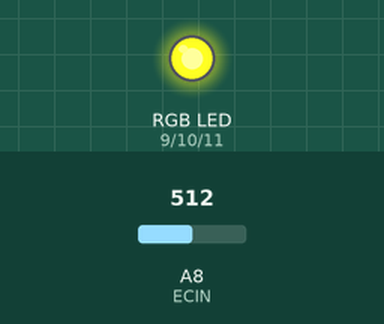
The sketch below on a simulated Arduino Mega 2560, built with avr-gcc and run on an emulated ATmega2560. On the bench: an RGB LED mixed from three pins (HIGH = lit). The test bench sets the inputs (shaded band); at power-on: A8 (ECIN) = 512. EEPROM starts erased; pins used as bus, display or sensor lines are not drawn.

Above: at 0.19 s.
At 1.2 s:
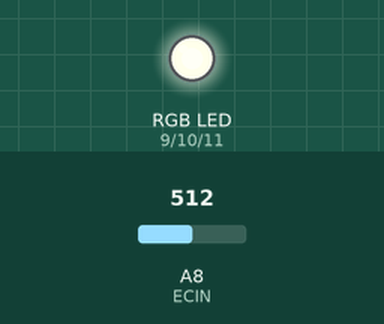
1.3 s: A8 (ECIN) set to 716
At 1.76 s:
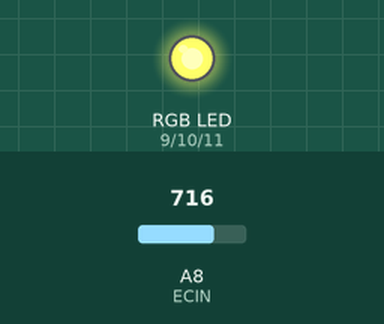
Timing chart, 0 to 10.3 s (numbered marks = the images above; inputs shaded):
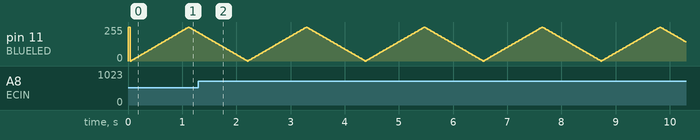

The sketch:

LeoEcV1_Base.ino
```cpp
/*
 This is the base example sketch for using the LeoPhi hardware version2 and up.
 It can output via USB serial and Serial1(hardware USART) just use which one you need.
 Also there is an I2C slave enabled version of this for an example how to use via I2C.
 There are a number of ways to calculate pH based on the E(electromagnetic potential) reading from our circuit.
 We will use a simple method, but recommend using temperature compensation maths for a much better results.
 A rolling average method is also implemented to filter the reading before display. Don't forget there are many pins
 broken out on the headers(I2C,Serial1,PWM,AnanlogIn). Unlike version 1 of the hardware all the status LED pins are now PWM enabled.
 though they still sink instead of source so keep that in mind!

 Usage is simple as passing in commands to read pH, set calibration points, read with temp, etc...
 Feel free to adjust per usage, and please share so others can learn from any additions too!!
 LeoPhi can operate from (VCC) 2.65 to 5 so remember to set your reference voltage in math to this VCC.
 Sparky's Widgets 2012
 http://www.sparkyswidgets.com/Projects/LeoPhi.aspx

 */
#include <LiquidCrystal.h>
#include <avr/eeprom.h>

int ECIN      =      A8;
int GREENLED  =      10; //All Status LEDS on PWM, though they sink not source
int BLUELED   =      11;
int REDLED    =       9;

//LED fade effects
int brightness =      0;
int fadeAmount =      5;

//State machine base variables, do I really need two separate states, easier to code LED heartbeat and adc sample rate
long previousMillis = 0;
long adcMillis = 0;
int statusInterval = 1000;           // interval at which to blink or send updates(milliseconds)
int adcReadInterval = 20;           // Our ADC read routine should be cycling at about ~50hz (20ms)

//EEPROM trigger check
#define Write_Check      0x1234
#define VERSION 0x0002

const float vRef = 5.00; //Set our voltage reference (what is out Voltage at the Vin (+) of the ADC in this case an atmega32u4)

//Rolling average this should act as a digital filter (IE smoothing)
const int numPasses = 200; //Larger number = slower response but greater smoothing effect

int passes[numPasses];    //Our storage array
int passIndex = 0;          //what pass are we on? this one
long total = 0;              //running total
int eCSmooth = 0;           //Our smoothed pHRaw number

//pH calc globals
float milliVolts, eC; //using floats will transmit as 4 bytes over I2C

//Continuous reading flag
bool continousFlag,statusGFlag;

//Our parameter, for ease of use and eeprom access lets use a struct
struct parameters_T
{
  unsigned int WriteCheck;
  int eCLowCal, eCHighCal;
  bool continous,statusLEDG;
  float eCStep;
}
params;

void setup()
{
  pinMode(GREENLED, OUTPUT);
  pinMode(REDLED, OUTPUT);
  pinMode(BLUELED, OUTPUT);
  pinMode(4, OUTPUT);
  digitalWrite(REDLED, HIGH);
  digitalWrite(BLUELED, HIGH);
  digitalWrite(GREENLED, HIGH);
  pinMode(ECIN, INPUT);
  //Serial1.begin(57600); //Enable basic serial commands in base version
  eeprom_read_block(&params, (void *)0, sizeof(params));
  continousFlag = params.continous;
  statusGFlag = params.statusLEDG;
  if (params.WriteCheck != Write_Check){
    reset_Params();
  }
  sendSerialStatusInfo('I');
  // initialize smoothing variables to 0:
  for (int thisPass = 0; thisPass < numPasses; thisPass++)
    passes[thisPass] = 0;

}

void loop()
{
  //Our smoothing portion
  //subtract the last pass
  unsigned long currentMillis = millis();

if(currentMillis - adcMillis > adcReadInterval)
  {
    // save the last time you blinked the LED
    adcMillis = currentMillis;

    total = total - passes[passIndex];
    //grab our pHRaw this should pretty much always be updated due to our Oversample ISR
    //and place it in our passes array this mimics an analogRead on a pin
    digitalWrite(4, HIGH);
    passes[passIndex] = smoothADCRead(ECIN);
    digitalWrite(4, LOW); //these will show our sampling fQ checking with scope!
    total = total + passes[passIndex];
    passIndex = passIndex + 1;
    //Now handle end of array and make our rolling average portion
    if(passIndex >= numPasses)
    {
    passIndex = 0;
    }

    eCSmooth = total/numPasses;

    //This is for our status LED heartbeats display however needed
    if(statusGFlag)
      {
        analogWrite(BLUELED, brightness);
        // change the brightness for next time through the loop:
        brightness = brightness + fadeAmount;
        // reverse the direction of the fading at the ends of the fade:
        if (brightness == 0 || brightness == 255) {
          fadeAmount = -fadeAmount ;
        }
      }

  }


  if(Serial.available() )
  {
    String msgIN = "";
    int msgLength = 18;
    int msgCount = 0;
    char c;
    while(Serial.available() && msgCount < msgLength)
    {
     c = Serial.read();
     msgIN += c;
     msgCount++;// just a little bit of string length protection
     }
     processMessage(msgIN);
  }

  calceC();

  if(currentMillis - previousMillis > statusInterval)
  {
    // save the last time you blinked the LED
    previousMillis = currentMillis;

    if(continousFlag)
    {
     digitalWrite(REDLED,LOW);
     sendSerialStatusInfo('S');
    }
    digitalWrite(REDLED,HIGH); //we place here in the odd case if you exit C mode while LED is on
  }
}

void calceC()
{
 //float temp = ((((vRef*(float)params.pH7Cal)/1024)*1000)- calcMilliVolts(pHSmooth))/opampGain;
 //pH = 7-(temp/params.pHStep);
}

float calcMilliVolts(int numToCalc)
{
 float calcMilliVolts = (((float)numToCalc/1024)*vRef)*1000; //pH smooth is our rolling average mine as well use it
 return calcMilliVolts;
}

int smoothADCRead(int whichPin)
{
  //lets just take a reading and drop it, this should eliminate any ADC multiplexer issues
  int throwAway = analogRead(whichPin);
  int smoothADCRead = analogRead(whichPin);
  return smoothADCRead;
}

void sendSerialStatusInfo(char charStatusInfo)
{
  if(charStatusInfo == 'S')
  {
    Serial.print("eCRaw: ");
    Serial.print(eCSmooth);
    Serial.print(" | ");
    Serial.print("eC: ");
    Serial.print(eC);
    Serial.print(" | ");
    Serial.print("Millivolts: ");
    Serial.println(calcMilliVolts(eCSmooth));
  }
  if(charStatusInfo == 'I')
  {
   Serial.print("LeoEc Info: Firmware Ver ");
   Serial.println(VERSION);
   Serial.print("eC Low cal: ");
   Serial.print(params.eCLowCal);
   Serial.print(" | ");
   Serial.print("eC High cal: ");
   Serial.print(params.eCHighCal);
   Serial.print(" | ");
   Serial.print("eC probe slope: ");
   Serial.println(params.eCStep);
  }
}

//FIXME: re factor, and don't use Strings bah, it works for now... no long inputs!
void processMessage(String msg)
{
  if(msg.startsWith("L"))
  {
    if (msg.substring(2,1) ==  "0")
    {
     //Status led visual indication of a working unit on powerup 0 means off
     statusGFlag = false;
     digitalWrite(BLUELED, HIGH);
     Serial.println("Status led off");
     params.statusLEDG = statusGFlag;
     eeprom_write_block(&params, (void *)0, sizeof(params));
    }
    if (msg.substring(2,1) ==  "1")
    {
     //Status led visual indication of a working unit on powerup 0 means off
     statusGFlag = true;
     Serial.println("Status led on");
     params.statusLEDG = statusGFlag;
     eeprom_write_block(&params, (void *)0, sizeof(params));
    }

  }
  if(msg.startsWith("R"))
  {
    //take a pH reading
   calceC();
   Serial.println(eC);
  }
  if(msg.startsWith("C"))
  {
     continousFlag = true;
     Serial.println("Continuous Reading On");
     params.continous = continousFlag;
     eeprom_write_block(&params, (void *)0, sizeof(params));
  }
  if(msg.startsWith("E"))
  {
   //exit continuous reading mode
     continousFlag = false;
     Serial.println("Continuous Reading Off");
     params.continous = continousFlag;
     eeprom_write_block(&params, (void *)0, sizeof(params));
  }
  if(msg.startsWith("S"))
  {
   //Calibrate to pH7 solution, center on this for zero
   Serial.println("Calibrate Low");
   params.eCLowCal = eCSmooth;
   eeprom_write_block(&params, (void *)0, sizeof(params));
  }
  if(msg.startsWith("F"))
  {
   //calibrate to pH4 solution, recalculate our slope to account for probe
   Serial.println("Calibrate High");
   params.eCHighCal = eCSmooth;
   //RefVoltage * our deltaRawpH / 10bit steps *mV in V / OP-Amp gain /pH step difference 7-4
   params.eCStep = ((((vRef*(float)(params.eCLowCal - params.eCHighCal))/1024)*1000));
   eeprom_write_block(&params, (void *)0, sizeof(params));
  }
  if(msg.startsWith("I"))
  {
   //Lets read in our parameters and spit out the info!
   eeprom_read_block(&params, (void *)0, sizeof(params));
   sendSerialStatusInfo('I');
  }
    if(msg.startsWith("X"))
  {
    //restore to default settings
    Serial.println("Reseting to default settings");
    reset_Params();
  }
}

void reset_Params(void)
{
  //Restore to default set of parameters!
  params.WriteCheck = Write_Check;
  params.statusLEDG = true;
  params.continous = false; //toggle continuous readings
  params.eCLowCal = 512; //assume ideal probe and amp conditions 1/2 of 4096
  params.eCHighCal = 382; //using ideal probe slope we end up this many 10bit units away on the 4 scale
  params.eCStep = 59.16;//ideal probe slope
  eeprom_write_block(&params, (void *)0, sizeof(params)); //write these settings back to eeprom
}
```
